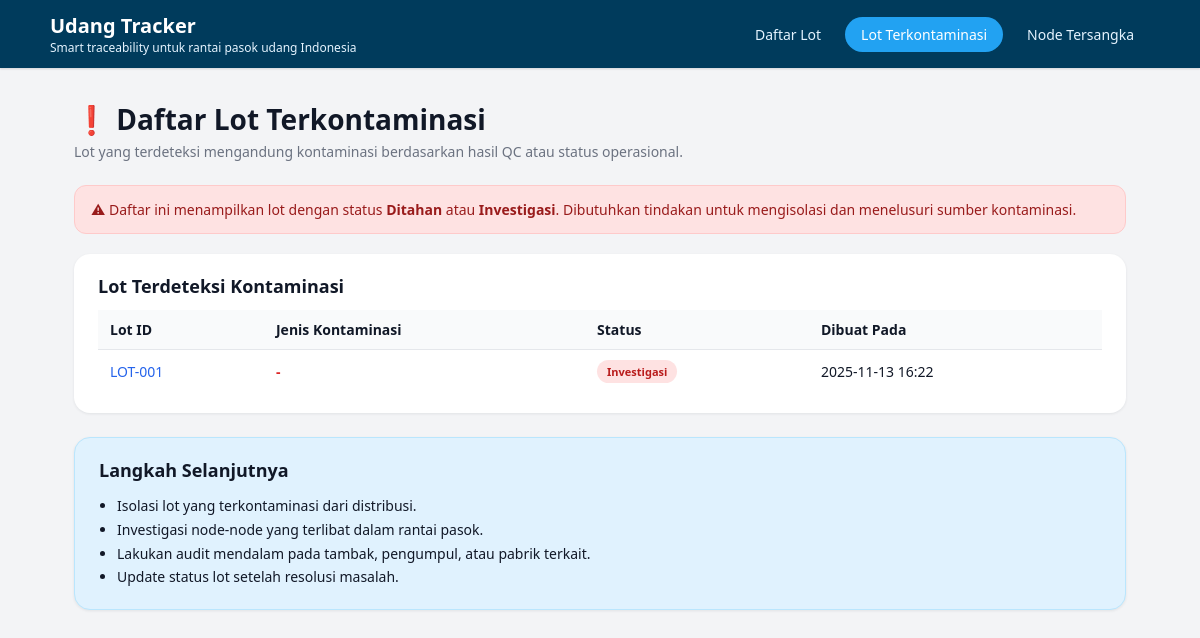
Before: /lots/contaminated/ with the older database file.
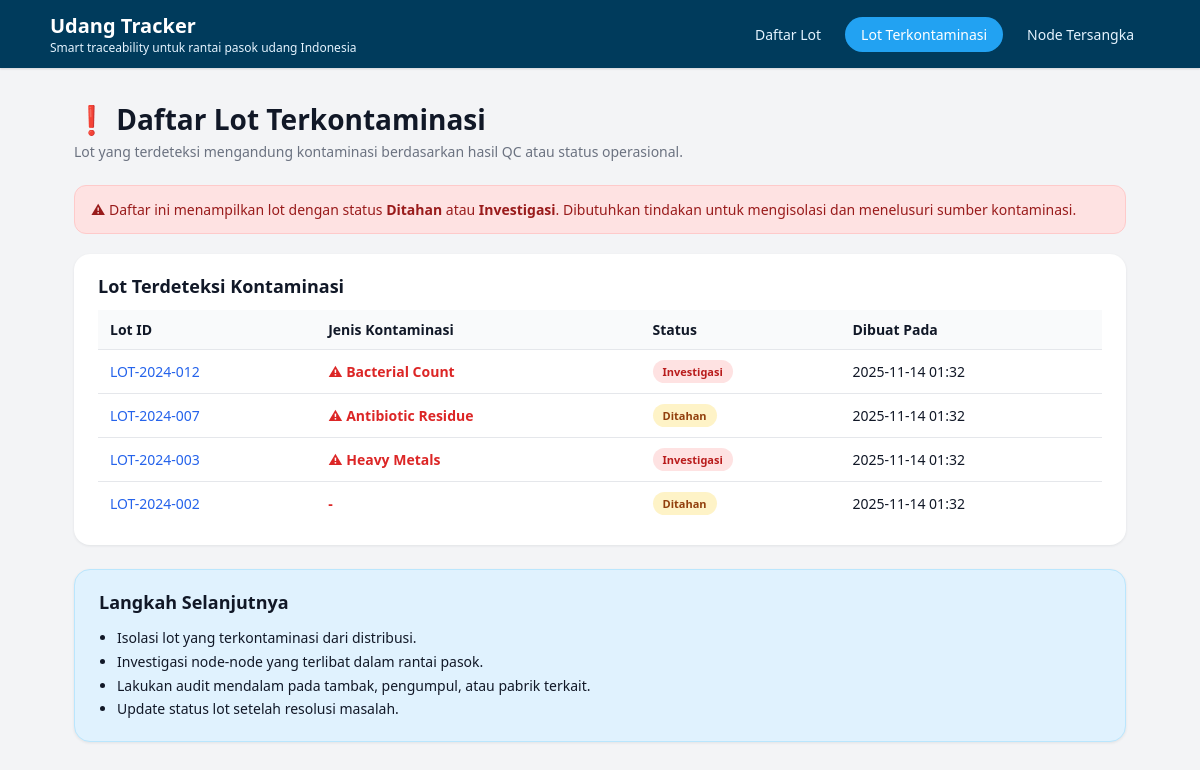
After: the same page with the newer database file.
### tracker/models.py (models this page shows, shortened)
class Lot(models.Model):
    lot_id = models.CharField(max_length=100, unique=True)
    creator = models.ForeignKey(User, null=True, on_delete=models.SET_NULL)
    status = models.CharField(
        max_length=20,
        choices=[
            ("OK", "Aman"),
            ("HOLD", "Ditahan"),
            ("INVESTIGATE", "Investigasi"),
        ],
    )
    jenis_kontaminasi = models.CharField(max_length=100, blank=True, null=True)
    created_at = models.DateTimeField(auto_now_add=True)

### tracker/views.py (the view)
# urls.py: path("lots/contaminated/", views.contaminated_lots, name="contaminated_lots"),
def contaminated_lots(request):
    lots = Lot.objects.filter(status__in=["HOLD", "INVESTIGATE"]).order_by("-created_at")
    return render(request, "tracker/contaminated_lots.html", {"lots": lots})

### tracker/templates/tracker/contaminated_lots.html
{% extends "tracker/base.html" %}
{% block content %}
<div class="page-container">
    <div class="page-header">
        <h1 class="page-title">❗ Daftar Lot Terkontaminasi</h1>
        <p class="page-subtitle">
            Lot yang terdeteksi mengandung kontaminasi berdasarkan hasil QC atau status operasional.
        </p>
    </div>
    <div class="alert-red">
        ⚠ Daftar ini menampilkan lot dengan status <b>Ditahan</b> atau <b>Investigasi</b>.
        Dibutuhkan tindakan untuk mengisolasi dan menelusuri sumber kontaminasi.
    </div>
    <div class="card">
        <h2 class="card-title">Lot Terdeteksi Kontaminasi</h2>
        {% if lots %}
        <div class="table-wrapper">
            <table class="table">
                <thead>
                    <tr>
                        <th>Lot ID</th>
                        <th>Jenis Kontaminasi</th>
                        <th>Status</th>
                        <th>Dibuat Pada</th>
                    </tr>
                </thead>
                <tbody>
                    {% for lot in lots %}
                    <tr>
                        <td>
                            <a class="link-inline" href="{% url 'tracker:lot_detail' lot.lot_id %}">
                                {{ lot.lot_id }}
                            </a>
                        </td>
                        <td style="color:#dc2626; font-weight:600;">
                            {% if lot.jenis_kontaminasi %}
                                ⚠ {{ lot.jenis_kontaminasi }}
                            {% else %}
                                -
                            {% endif %}
                        </td>
                        <td>
                            {% if lot.status == "INVESTIGATE" %}
                                <span class="badge badge-investigate">Investigasi</span>
                            {% elif lot.status == "HOLD" %}
                                <span class="badge badge-hold">Ditahan</span>
                            {% elif lot.status == "OK" %}
                                <span class="badge badge-ok">Aman</span>
                            {% else %}
                                {{ lot.status }}
                            {% endif %}
                        </td>
                        <td>{{ lot.created_at|date:"Y-m-d H:i" }}</td>
                    </tr>
                    {% endfor %}
                </tbody>
            </table>
        </div>
        {% else %}
            <p class="empty-state">Belum ada lot yang terdeteksi melewati batas QC.</p>
        {% endif %}
    </div>
    <div class="card" style="background:#e0f2fe; border:1px solid #bae6fd;">
        <h2 class="card-title">Langkah Selanjutnya</h2>
        <ul style="margin:0; padding-left:18px; line-height:1.7; font-size:14px;">
            <li>Isolasi lot yang terkontaminasi dari distribusi.</li>
            <li>Investigasi node-node yang terlibat dalam rantai pasok.</li>
            <li>Lakukan audit mendalam pada tambak, pengumpul, atau pabrik terkait.</li>
            <li>Update status lot setelah resolusi masalah.</li>
        </ul>
    </div>
</div>
{% endblock %}

Changed rows visible on the page:
no longer on this page (row edited): Lot: lot_id "LOT-001", status "Investigasi", created_at "2025-11-13 16:22"
added Lot: lot_id "LOT-2024-012", jenis_kontaminasi "Bacterial Count", status "Investigasi", created_at "2025-11-14 01:32"
added Lot: lot_id "LOT-2024-007", jenis_kontaminasi "Antibiotic Residue", status "Ditahan", created_at "2025-11-14 01:32"
added Lot: lot_id "LOT-2024-003", jenis_kontaminasi "Heavy Metals", status "Investigasi", created_at "2025-11-14 01:32"
added Lot: lot_id "LOT-2024-002", status "Ditahan", created_at "2025-11-14 01:32"
